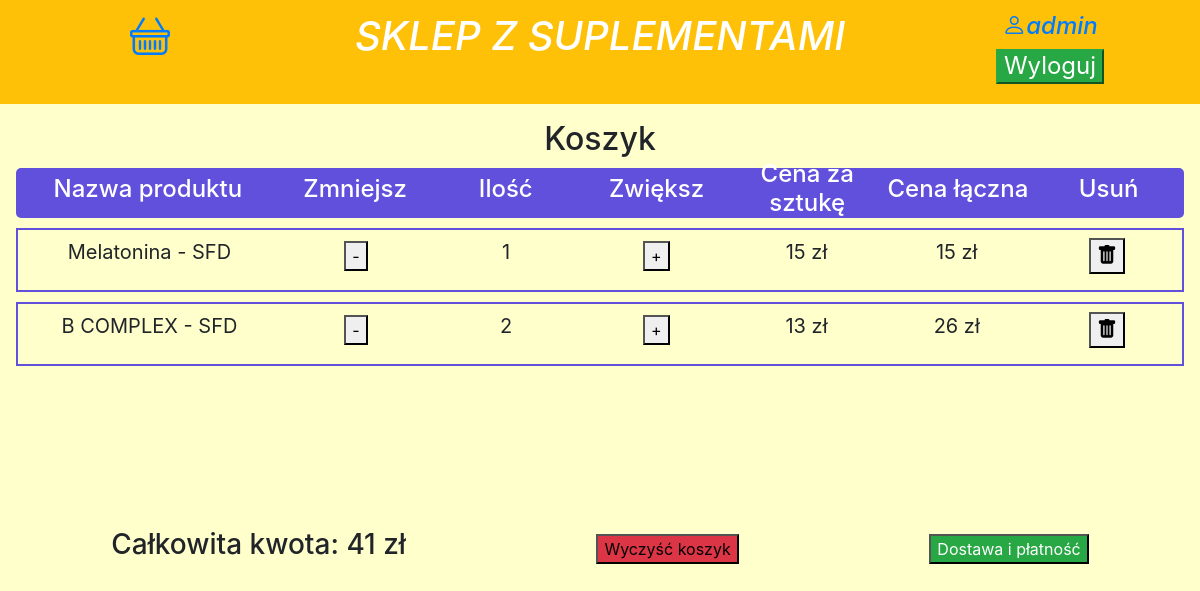
The app's page /koszyk/ (signed in), older data.
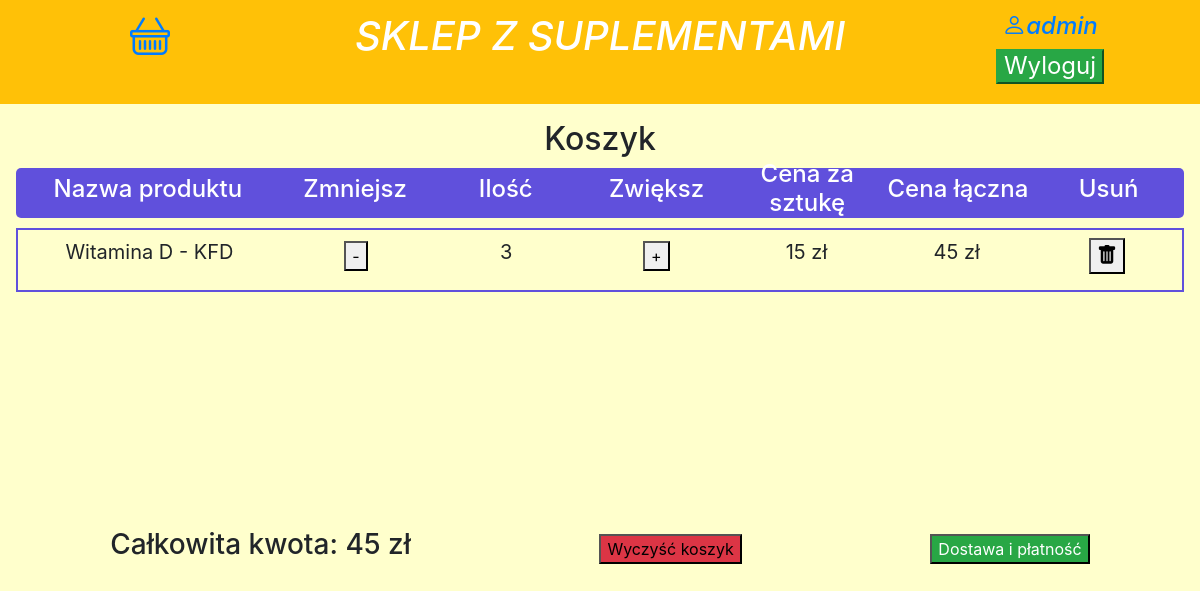
The same page, newer data.
### Main/models.py (models this page shows, shortened)
class ElementKoszyka(models.Model):
    produkt = models.ForeignKey(Supplement, on_delete=models.CASCADE, related_name='items')
    koszyk = models.ForeignKey(Koszyk, on_delete=models.CASCADE, related_name='cartitems')
    ilosc = models.IntegerField(default=0)
    class Meta:
        verbose_name = "Element koszyka"
        verbose_name_plural = "Elementy koszyka"
    @property
    def kwota(self):
        cena = self.produkt.cena.split()
        nowa_cena = int(cena[0]) * self.ilosc
        return nowa_cena

class Supplement(models.Model):
    kategoria = models.ForeignKey(Kategoria, on_delete=models.CASCADE, null=True)
    producent = models.ForeignKey(Producent, on_delete=models.CASCADE, null=True)
    foto = models.ForeignKey(Foto, on_delete=models.CASCADE, null=True)
    nazwa = models.CharField(max_length=50)
    opis = models.TextField(max_length=3500)
    dostepnosc = models.CharField(max_length=50)
    cena = models.CharField(max_length=50)
    rodzaj_suplementu = models.CharField(max_length=50)
    pojemnosc_suplementu = models.CharField(max_length=50)
    class Meta:
        verbose_name = "Suplement"
        verbose_name_plural = "Suplementy"

class Producent(models.Model):
    nazwa = models.CharField(max_length=50)
    def __str__(self):
        return self.nazwa
    class Meta:
        verbose_name = "Producent"
        verbose_name_plural = "Producenci"

class Koszyk(models.Model):
    id = models.UUIDField(default=uuid.uuid4, primary_key=True)
    klient = models.ForeignKey(User, on_delete=models.CASCADE)
    zamowione = models.BooleanField(default=False)
    class Meta:
        verbose_name = "Koszyk"
        verbose_name_plural = "Koszyk"
    @property
    def kompletna_kwota(self):
        elementy_koszyka = self.cartitems.all()
        cena = sum([produkt.kwota for produkt in elementy_koszyka])
        return cena

### Main/views.py (the view)
# urls.py: path('koszyk/', views.koszyk, name="koszyk"),
def koszyk(request):
    cart = None
    cartitems = []
    if request.user.is_authenticated:
        cart, created = Koszyk.objects.get_or_create(klient=request.user, zamowione=False)
        cartitems = cart.cartitems.all()
    context = {"cart": cart, "items": cartitems}
    return render(request, "koszyk.html", context)

### Main/templates/koszyk.html (shortened to what this page needs)
{% load static %}
<!DOCTYPE html>
<html lang="pl">
<head>
    {% load static %}
    <link rel="stylesheet" href="{% static 'css/bootstrap.min.css' %}">
    <link rel="stylesheet" href="{% static 'css/bootstrap.css' %}">
    <link rel="stylesheet" href="{% static 'css/style.css' %}">
    <link rel="stylesheet" href="https://cdn.jsdelivr.net/npm/bootstrap-icons@1.5.0/font/bootstrap-icons.css">
</head>
<body>
    <div class="row font-italic text-white bg-light">
        <div class="col-3 bg-warning d-none d-md-block">
            <h1><a href="{% url 'koszyk' %}"><span class="bi-basket"></span></a></h1>
        </div>
        <div class="col-6 bg-warning d-none d-md-block">
            <h1><a class="text-white" href="{% url 'index' %}"> SKLEP Z SUPLEMENTAMI </a></h1>
        </div>
        <div class="col-3 bg-warning d-none d-md-block">
            <h4>
                {% if request.user.is_anonymous %}
                    <h4><button class="btn-success"><a class="text-white" href="{% url 'wylogowanie' %}">Zaloguj</a></button></h4>
                {% else %}
                    <a href="{% url 'profil' %}"><span class="bi-person">{{ request.user }}</span></a>
                    <h4><button class="btn-success"><a class="text-white" href="{% url 'wylogowanie' %}">Wyloguj</a></button></h4>
                {% endif %}
            </h4>
        </div>
    </div>
    <div class="text-center p-3">
        <h2>Koszyk</h2>
    {% if items %}
        <div class="heading">
            <div class="p_name"><h4>Nazwa produktu</h4></div>
            <div class="name"><h4>Zmniejsz</h4></div>
            <div class="name"><h4>Ilość</h4></div>
            <div class="name"><h4>Zwiększ</h4></div>
            <div class="name"><h4>Cena za sztukę</h4></div>
            <div class="name"><h4>Cena łączna</h4></div>
            <div class="name"><h4>Usuń</h4></div>
        </div>
        <div class="itemContainer">
            {% for suplement in items %}
                    <div class="item">
                      <div class="iteminfo">
                        <p>{{suplement.produkt.nazwa}} - {{ suplement.produkt.producent }}</p>
                      </div>
                        <div class="name"><p><button class="small mt-2 minus" value="{{ suplement.id }}">-</button></p></div>
                        <div class="name"><p>{{ suplement.ilosc }}</p></div>
                        <div class="name"><p><button class="small mt-2 plus" value="{{ suplement.id }}">+</button></p></div>
                        <div class="name"><p>{{suplement.produkt.cena}}</p></div>
                        <div class="name"><p>{{suplement.kwota}} zł</p></div>
                        <div class="name"><p><button class="bi bi-trash-fill trash mt-2" value="{{ suplement.id }}"></button></p></div>
                    </div>
            {% endfor %}
        </div>
        <div class="pay-section">
        <h3>Całkowita kwota: {{cart.kompletna_kwota}} zł</h3>
        <button class="bg-danger empty">Wyczyść koszyk</button>
        <button class="bg-success"><a class="text-white" href="{% url 'zamowienie' %}">Dostawa i płatność</a></button>
        </div>
    {% endif %}
    </div>
</body>
</html>

Row changes from the older to the newer data that the page shows:
no longer on this page (row unchanged): ElementKoszyka: produkt.nazwa "Melatonina", produkt.producent "SFD", {{ suplement.id }} 207 (drawn), ilosc "1", produkt.cena "15 zł", kwota "15"
no longer on this page (row unchanged): ElementKoszyka: produkt.nazwa "B COMPLEX", produkt.producent "SFD", {{ suplement.id }} 208 (drawn), ilosc "2", produkt.cena "13 zł", kwota "26"
no longer on this page (row edited): Koszyk: kompletna_kwota "41"
added ElementKoszyka: produkt.nazwa "Witamina D", produkt.producent "KFD", {{ suplement.id }} 210 (drawn), ilosc "3", produkt.cena "15 zł", kwota "45"
added Koszyk: kompletna_kwota "45"
